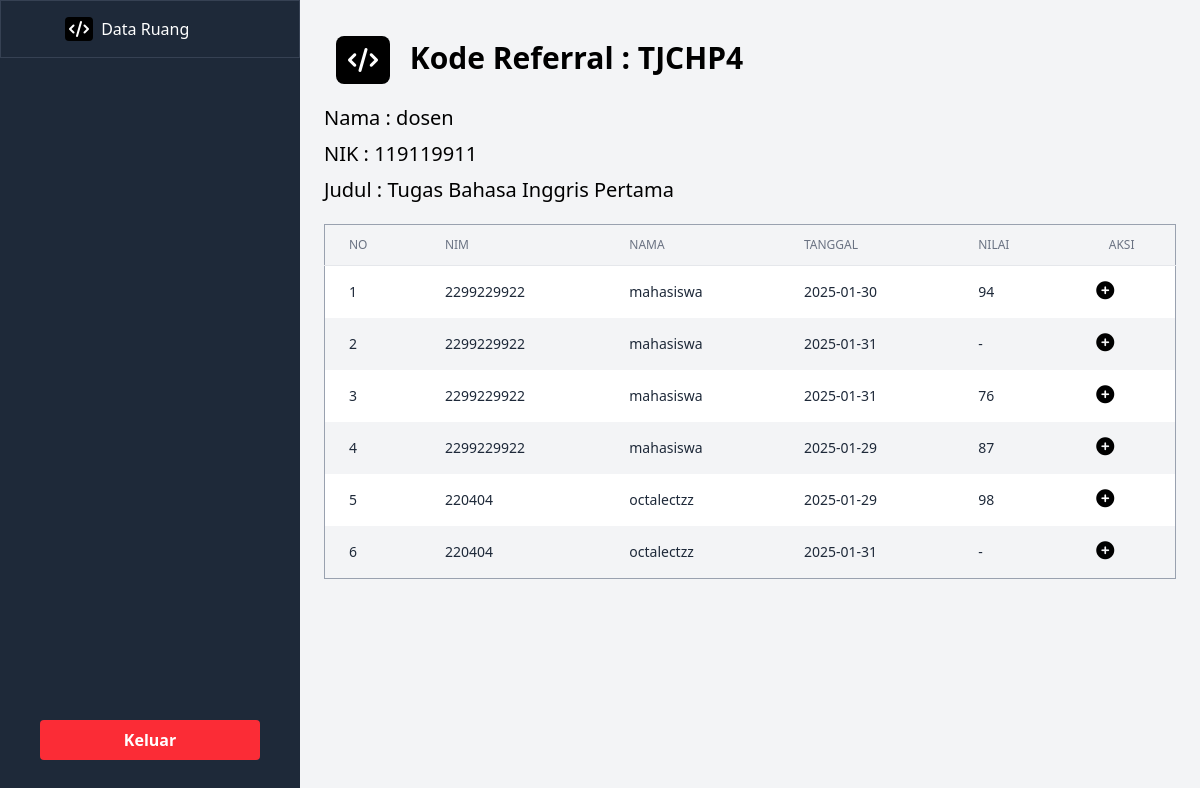
The app's page /kode-referral?referral_code=TJCHP4 (signed in) with its own data.
### tables this page shows
CREATE TABLE `referrals` (
  `id` int(11) NOT NULL,
  `user_id` int(11) NOT NULL,
  `title` varchar(255) NOT NULL,
  `referral_code` varchar(100) NOT NULL,
  `date` date NOT NULL,
  `created_at` timestamp NOT NULL DEFAULT current_timestamp()
);

CREATE TABLE `tasks` (
  `id` int(11) NOT NULL,
  `user_id` int(11) NOT NULL,
  `referral_id` int(11) NOT NULL,
  `date` date NOT NULL,
  `title` varchar(255) NOT NULL,
  `answer` text NOT NULL,
  `file` varchar(255) DEFAULT NULL,
  `score` int(11) DEFAULT NULL,
  `comment` text DEFAULT NULL,
  `created_at` timestamp NOT NULL DEFAULT current_timestamp()
);

CREATE TABLE `users` (
  `id` int(11) NOT NULL,
  `username` varchar(50) NOT NULL,
  `password` varchar(255) NOT NULL,
  `NIM` varchar(20) NOT NULL,
  `role` enum('Mahasiswa','Dosen') NOT NULL,
  `created_at` timestamp NOT NULL DEFAULT current_timestamp()
);

### src/pages/kode-referral.php (the view, shortened to what this page needs)
<?php
include 'src/boot/config.php';
$user = $_SESSION['user'];
if (isset($_GET['referral_code'])) {
  $referral_code = $_GET['referral_code'];
  $query = "SELECT id, title FROM referrals WHERE referral_code = ?";
  $stmt = $conn->prepare($query);
  $stmt->bind_param('s', $referral_code);
  $stmt->execute();
  $result = $stmt->get_result();
  if ($result->num_rows > 0) {
    $referral = $result->fetch_assoc();
    $referral_id = $referral['id'];
    $query = "SELECT tasks.id, users.nim, users.username, tasks.date, tasks.score
                FROM tasks
                JOIN users ON tasks.user_id = users.id
                WHERE tasks.referral_id = ?";
    $stmt = $conn->prepare($query);
    $stmt->bind_param('i', $referral_id);
    $stmt->execute();
    $task_result = $stmt->get_result();
    $tasks = $task_result->fetch_all(MYSQLI_ASSOC);
  } else {
    echo "Kode referral tidak ditemukan.";
    header("Location: /data-ruang");
    exit;
  }
} else {
  header("Location: /data-ruang");
  exit;
}
?>
<!DOCTYPE html>
<html lang="id">
<head>
  <link rel="stylesheet" href="public/css/style.css">
  <link rel="stylesheet" href="public/css/font-awesome/css/all.min.css">
</head>
<body class="bg-gray-100">
  <div class="flex">
    <div class="w-1/4 bg-gray-800 min-h-screen text-white flex flex-col">
      <ul class="flex-1">
        <li><a href="/data-ruang" class="block py-4 pl-15 border border-gray-700 hover:bg-gray-500"><i class="fas fa-code bg-black text-white p-1 rounded-sm mx-1"></i> Data Ruang</a></li>
      </ul>
      <div class="mt-auto m-10">
        <a href="/src/boot/logout.php" class="block text-center py-2 bg-red-500 hover:bg-red-600 text-white font-semibold rounded-sm">
          Keluar
        </a>
      </div>
    </div>
    <div class="flex-1 p-6">
      <h2 class="text-3xl font-semibold my-3"><i class="fas fa-code bg-black text-white p-3 rounded-lg text-2xl mx-3"></i> Kode Referral : <?= htmlspecialchars($referral_code); ?></h2>
      <div class="my-5">
        <p class="text-xl my-2">Nama : <?= htmlspecialchars($user['username']); ?></p>
        <p class="text-xl my-2">NIK : <?= htmlspecialchars($user['NIM']); ?></p>
        <p class="text-xl my-2">Judul : <?= htmlspecialchars($referral['title']); ?></p>
      </div>
      <table class="min-w-full divide-y divide-gray-200 border border-gray-400 my-5">
        <thead>
          <tr>
            <th scope="col" class="px-6 py-3 text-start text-xs font-medium text-gray-500 uppercase">No</th>
            <th scope="col" class="px-6 py-3 text-start text-xs font-medium text-gray-500 uppercase">NIM</th>
            <th scope="col" class="px-6 py-3 text-start text-xs font-medium text-gray-500 uppercase">Nama</th>
            <th scope="col" class="px-6 py-3 text-start text-xs font-medium text-gray-500 uppercase">Tanggal</th>
            <th scope="col" class="px-6 py-3 text-start text-xs font-medium text-gray-500 uppercase">Nilai</th>
            <th scope="col" class="px-6 py-3 text-xs font-medium text-gray-500 uppercase">Aksi</th>
          </tr>
        </thead>
        <tbody>
          <?php if (!empty($tasks)) : ?>
            <?php foreach ($tasks as $index => $task) : ?>
              <tr class="odd:bg-white even:bg-gray-100">
                <td class="px-6 py-4 whitespace-nowrap text-sm font-medium text-gray-800"><?= $index + 1; ?></td>
                <td class="px-6 py-4 whitespace-nowrap text-sm text-gray-800"><?= htmlspecialchars($task['nim']); ?></td>
                <td class="px-6 py-4 whitespace-nowrap text-sm text-gray-800"><?= htmlspecialchars($task['username']); ?></td>
                <td class="px-6 py-4 whitespace-nowrap text-sm text-gray-800"><?= htmlspecialchars($task['date']); ?></td>
                <td class="px-6 py-4 whitespace-nowrap text-sm text-gray-800"><?= htmlspecialchars($task['score'] ?? '-'); ?></td>
                <td class="px-6 py-4 whitespace-nowrap text-end text-sm font-medium flex items-center">
                  <a href="/tambah-nilai?task_id=<?= urlencode($task['id']); ?>" class="cursor-pointer mx-1 inline-flex items-center gap-x-2 text-black-600 hover:text-black-800">
                    <i class="fas fa-circle-plus text-lg"></i>
                  </a>
                </td>
              </tr>
            <?php endforeach; ?>
          <?php else : ?>
            <tr>
              <td colspan="6" class="text-center py-4 text-gray-600">Belum ada tugas di kode referral ini.</td>
            </tr>
          <?php endif; ?>
        </tbody>
      </table>
    </div>
  </div>
</body>
</html>

### index.php (shortened to what this page needs)
<?php
include 'src/boot/config.php';
function route($path, $callback)
{
  if ($_SERVER['REQUEST_URI'] === $path || strpos($_SERVER['REQUEST_URI'], $path . '?') === 0) {
    $callback();
    exit;
  }
}
route('/kode-referral', function () {
  include 'src/pages/kode-referral.php';
});

### records on screen
referrals: title "Tugas Bahasa Inggris Pertama"
tasks: user.NIM "2299229922", user.username "mahasiswa", date "2025-01-30", score "94"
tasks: user.NIM "2299229922", user.username "mahasiswa", date "2025-01-31", score "-"
tasks: user.NIM "2299229922", user.username "mahasiswa", date "2025-01-31", score "76"
tasks: user.NIM "2299229922", user.username "mahasiswa", date "2025-01-29", score "87"
tasks: user.NIM "220404", user.username "octalectzz", date "2025-01-29", score "98"
tasks: user.NIM "220404", user.username "octalectzz", date "2025-01-31", score "-"

### other values on screen
$referral_code "TJCHP4"
$user['username'] "dosen"
$user['NIM'] "119119911"
